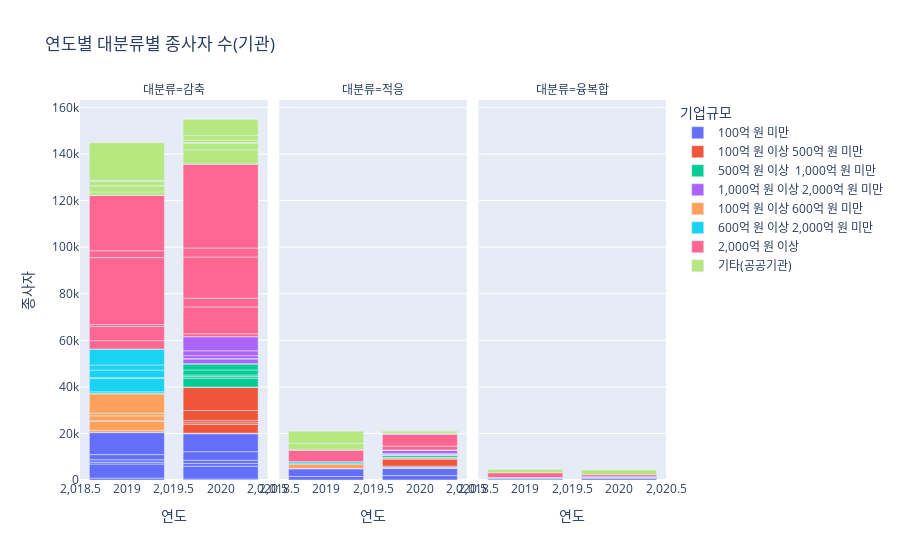

Notebook code cell kept with this figure:
### Code cell
# 기후기술 분류별 종사자 수 (기관)
fig = px.bar(data_frame=df_nemp1920, x="연도", y="종사자", facet_col="대분류", color="기업규모", title="연도별 대분류별 종사자 수(기관)")
fig.show()

ct.get_embed(cp.plot(fig, filename="연도별 대분류별 종사자 수(기관)", auto_open=False))

### Figure 1 — Plotly figure (JSON) as saved in the notebook; plotly's stock layout.template omitted (floating-point values rounded to 4 significant figures)
{"data": [{"alignmentgroup": "True", "hovertemplate": "기업규모=100억 원 미만<br>대분류=감축<br>연도=%{x}<br>종사자=%{y}<extra></extra>", "legendgroup": "100억 원 미만", "marker": {"color": "#636efa", "pattern": {"shape": ""}}, "name": "100억 원 미만", "offsetgroup": "100억 원 미만", "orientation": "v", "showlegend": true, "textposition": "auto", "type": "bar", "x": [2019, 2020, 2019, 2020, 2019, 2020, 2019, 2020, 2019, 2020, 2019, 2020, 2019, 2020], "xaxis": "x", "y": [816, 418, 6043, 5512, 753, 1194, 1083, 1362, 2216, 3675, 9418, 7711, 177, 72], "yaxis": "y"}, {"alignmentgroup": "True", "hovertemplate": "기업규모=100억 원 미만<br>대분류=적응<br>연도=%{x}<br>종사자=%{y}<extra></extra>", "legendgroup": "100억 원 미만", "marker": {"color": "#636efa", "pattern": {"shape": ""}}, "name": "100억 원 미만", "offsetgroup": "100억 원 미만", "orientation": "v", "showlegend": false, "textposition": "auto", "type": "bar", "x": [2019, 2020, 2019, 2020, 2020, 2020, 2020, 2020], "xaxis": "x2", "y": [1516, 1893, 3281, 3015, 120, 61, 226, 223], "yaxis": "y2"}, {"alignmentgroup": "True", "hovertemplate": "기업규모=100억 원 미만<br>대분류=융복합<br>연도=%{x}<br>종사자=%{y}<extra></extra>", "legendgroup": "100억 원 미만", "marker": {"color": "#636efa", "pattern": {"shape": ""}}, "name": "100억 원 미만", "offsetgroup": "100억 원 미만", "orientation": "v", "showlegend": false, "textposition": "auto", "type": "bar", "x": [2019, 2020], "xaxis": "x3", "y": [458, 724], "yaxis": "y3"}, {"alignmentgroup": "True", "hovertemplate": "기업규모=100억 원 이상 500억 원 미만<br>대분류=감축<br>연도=%{x}<br>종사자=%{y}<extra></extra>", "legendgroup": "100억 원 이상 500억 원 미만", "marker": {"color": "#EF553B", "pattern": {"shape": ""}}, "name": "100억 원 이상 500억 원 미만", "offsetgroup": "100억 원 이상 500억 원 미만", "orientation": "v", "showlegend": true, "textposition": "auto", "type": "bar", "x": [2020, 2020, 2020, 2020, 2020, 2020, 2020], "xaxis": "x", "y": [194, 3744, 732, 901, 4336, 9892, 112], "yaxis": "y"}, {"alignmentgroup": "True", "hovertemplate": "기업규모=100억 원 이상 500억 원 미만<br>대분류=적응<br>연도=%{x}<br>종사자=%{y}<extra></extra>", "legendgroup": "100억 원 이상 500억 원 미만", "marker": {"color": "#EF553B", "pattern": {"shape": ""}}, "name": "100억 원 이상 500억 원 미만", "offsetgroup": "100억 원 이상 500억 원 미만", "orientation": "v", "showlegend": false, "textposition": "auto", "type": "bar", "x": [2020, 2020, 2020, 2020, 2020, 2020], "xaxis": "x2", "y": [474, 3081, 6, 41, 419, 166], "yaxis": "y2"}, {"alignmentgroup": "True", "hovertemplate": "기업규모=100억 원 이상 500억 원 미만<br>대분류=융복합<br>연도=%{x}<br>종사자=%{y}<extra></extra>", "legendgroup": "100억 원 이상 500억 원 미만", "marker": {"color": "#EF553B", "pattern": {"shape": ""}}, "name": "100억 원 이상 500억 원 미만", "offsetgroup": "100억 원 이상 500억 원 미만", "orientation": "v", "showlegend": false, "textposition": "auto", "type": "bar", "x": [2020], "xaxis": "x3", "y": [280], "yaxis": "y3"}, {"alignmentgroup": "True", "hovertemplate": "기업규모=500억 원 이상  1,000억 원 미만<br>대분류=감축<br>연도=%{x}<br>종사자=%{y}<extra></extra>", "legendgroup": "500억 원 이상  1,000억 원 미만", "marker": {"color": "#00cc96", "pattern": {"shape": ""}}, "name": "500억 원 이상  1,000억 원 미만", "offsetgroup": "500억 원 이상  1,000억 원 미만", "orientation": "v", "showlegend": true, "textposition": "auto", "type": "bar", "x": [2020, 2020, 2020, 2020, 2020, 2020, 2020], "xaxis": "x", "y": [98, 3752, 717, 700, 2139, 2650, 0], "yaxis": "y"}, {"alignmentgroup": "True", "hovertemplate": "기업규모=500억 원 이상  1,000억 원 미만<br>대분류=적응<br>연도=%{x}<br>종사자=%{y}<extra></extra>", "legendgroup": "500억 원 이상  1,000억 원 미만", "marker": {"color": "#00cc96", "pattern": {"shape": ""}}, "name": "500억 원 이상  1,000억 원 미만", "offsetgroup": "500억 원 이상  1,000억 원 미만", "orientation": "v", "showlegend": false, "textposition": "auto", "type": "bar", "x": [2020, 2020, 2020, 2020, 2020, 2020], "xaxis": "x2", "y": [87, 909, 0, 43, 181, 0], "yaxis": "y2"}, {"alignmentgroup": "True", "hovertemplate": "기업규모=500억 원 이상  1,000억 원 미만<br>대분류=융복합<br>연도=%{x}<br>종사자=%{y}<extra></extra>", "legendgroup": "500억 원 이상  1,000억 원 미만", "marker": {"color": "#00cc96", "pattern": {"shape": ""}}, "name": "500억 원 이상  1,000억 원 미만", "offsetgroup": "500억 원 이상  1,000억 원 미만", "orientation": "v", "showlegend": false, "textposition": "auto", "type": "bar", "x": [2020], "xaxis": "x3", "y": [169], "yaxis": "y3"}, {"alignmentgroup": "True", "hovertemplate": "기업규모=1,000억 원 이상 2,000억 원 미만<br>대분류=감축<br>연도=%{x}<br>종사자=%{y}<extra></extra>", "legendgroup": "1,000억 원 이상 2,000억 원 미만", "marker": {"color": "#ab63fa", "pattern": {"shape": ""}}, "name": "1,000억 원 이상 2,000억 원 미만", "offsetgroup": "1,000억 원 이상 2,000억 원 미만", "orientation": "v", "showlegend": true, "textposition": "auto", "type": "bar", "x": [2020, 2020, 2020, 2020, 2020, 2020, 2020], "xaxis": "x", "y": [20, 2036, 242, 1201, 2075, 6066, 23], "yaxis": "y"}, {"alignmentgroup": "True", "hovertemplate": "기업규모=1,000억 원 이상 2,000억 원 미만<br>대분류=적응<br>연도=%{x}<br>종사자=%{y}<extra></extra>", "legendgroup": "1,000억 원 이상 2,000억 원 미만", "marker": {"color": "#ab63fa", "pattern": {"shape": ""}}, "name": "1,000억 원 이상 2,000억 원 미만", "offsetgroup": "1,000억 원 이상 2,000억 원 미만", "orientation": "v", "showlegend": false, "textposition": "auto", "type": "bar", "x": [2020, 2020, 2020, 2020, 2020, 2020], "xaxis": "x2", "y": [423, 1502, 0, 0, 20, 0], "yaxis": "y2"}, {"alignmentgroup": "True", "hovertemplate": "기업규모=1,000억 원 이상 2,000억 원 미만<br>대분류=융복합<br>연도=%{x}<br>종사자=%{y}<extra></extra>", "legendgroup": "1,000억 원 이상 2,000억 원 미만", "marker": {"color": "#ab63fa", "pattern": {"shape": ""}}, "name": "1,000억 원 이상 2,000억 원 미만", "offsetgroup": "1,000억 원 이상 2,000억 원 미만", "orientation": "v", "showlegend": false, "textposition": "auto", "type": "bar", "x": [2020], "xaxis": "x3", "y": [425], "yaxis": "y3"}, {"alignmentgroup": "True", "hovertemplate": "기업규모=100억 원 이상 600억 원 미만<br>대분류=감축<br>연도=%{x}<br>종사자=%{y}<extra></extra>", "legendgroup": "100억 원 이상 600억 원 미만", "marker": {"color": "#FFA15A", "pattern": {"shape": ""}}, "name": "100억 원 이상 600억 원 미만", "offsetgroup": "100억 원 이상 600억 원 미만", "orientation": "v", "showlegend": true, "textposition": "auto", "type": "bar", "x": [2019, 2019, 2019, 2019, 2019, 2019, 2019], "xaxis": "x", "y": [839, 3936, 153, 2116, 1177, 8248, 165], "yaxis": "y"}, {"alignmentgroup": "True", "hovertemplate": "기업규모=100억 원 이상 600억 원 미만<br>대분류=적응<br>연도=%{x}<br>종사자=%{y}<extra></extra>", "legendgroup": "100억 원 이상 600억 원 미만", "marker": {"color": "#FFA15A", "pattern": {"shape": ""}}, "name": "100억 원 이상 600억 원 미만", "offsetgroup": "100억 원 이상 600억 원 미만", "orientation": "v", "showlegend": false, "textposition": "auto", "type": "bar", "x": [2019, 2019], "xaxis": "x2", "y": [200, 1822], "yaxis": "y2"}, {"alignmentgroup": "True", "hovertemplate": "기업규모=100억 원 이상 600억 원 미만<br>대분류=융복합<br>연도=%{x}<br>종사자=%{y}<extra></extra>", "legendgroup": "100억 원 이상 600억 원 미만", "marker": {"color": "#FFA15A", "pattern": {"shape": ""}}, "name": "100억 원 이상 600억 원 미만", "offsetgroup": "100억 원 이상 600억 원 미만", "orientation": "v", "showlegend": false, "textposition": "auto", "type": "bar", "x": [2019], "xaxis": "x3", "y": [220], "yaxis": "y3"}, {"alignmentgroup": "True", "hovertemplate": "기업규모=600억 원 이상 2,000억 원 미만<br>대분류=감축<br>연도=%{x}<br>종사자=%{y}<extra></extra>", "legendgroup": "600억 원 이상 2,000억 원 미만", "marker": {"color": "#19d3f3", "pattern": {"shape": ""}}, "name": "600억 원 이상 2,000억 원 미만", "offsetgroup": "600억 원 이상 2,000억 원 미만", "orientation": "v", "showlegend": true, "textposition": "auto", "type": "bar", "x": [2019, 2019, 2019, 2019, 2019, 2019, 2019], "xaxis": "x", "y": [739, 5772, 308, 3248, 2188, 6801, 108], "yaxis": "y"}, {"alignmentgroup": "True", "hovertemplate": "기업규모=600억 원 이상 2,000억 원 미만<br>대분류=적응<br>연도=%{x}<br>종사자=%{y}<extra></extra>", "legendgroup": "600억 원 이상 2,000억 원 미만", "marker": {"color": "#19d3f3", "pattern": {"shape": ""}}, "name": "600억 원 이상 2,000억 원 미만", "offsetgroup": "600억 원 이상 2,000억 원 미만", "orientation": "v", "showlegend": false, "textposition": "auto", "type": "bar", "x": [2019, 2019], "xaxis": "x2", "y": [510, 558], "yaxis": "y2"}, {"alignmentgroup": "True", "hovertemplate": "기업규모=600억 원 이상 2,000억 원 미만<br>대분류=융복합<br>연도=%{x}<br>종사자=%{y}<extra></extra>", "legendgroup": "600억 원 이상 2,000억 원 미만", "marker": {"color": "#19d3f3", "pattern": {"shape": ""}}, "name": "600억 원 이상 2,000억 원 미만", "offsetgroup": "600억 원 이상 2,000억 원 미만", "orientation": "v", "showlegend": false, "textposition": "auto", "type": "bar", "x": [2019], "xaxis": "x3", "y": [390], "yaxis": "y3"}, {"alignmentgroup": "True", "hovertemplate": "기업규모=2,000억 원 이상<br>대분류=감축<br>연도=%{x}<br>종사자=%{y}<extra></extra>", "legendgroup": "2,000억 원 이상", "marker": {"color": "#FF6692", "pattern": {"shape": ""}}, "name": "2,000억 원 이상", "offsetgroup": "2,000억 원 이상", "orientation": "v", "showlegend": true, "textposition": "auto", "type": "bar", "x": [2019, 2020, 2019, 2020, 2019, 2020, 2019, 2020, 2019, 2020, 2019, 2020, 2019, 2020], "xaxis": "x", "y": [3548, 1248, 6066, 11513, 864, 3719, 28732, 17734, 2950, 3847, 23789, 35902, 0, 262], "yaxis": "y"}, {"alignmentgroup": "True", "hovertemplate": "기업규모=2,000억 원 이상<br>대분류=적응<br>연도=%{x}<br>종사자=%{y}<extra></extra>", "legendgroup": "2,000억 원 이상", "marker": {"color": "#FF6692", "pattern": {"shape": ""}}, "name": "2,000억 원 이상", "offsetgroup": "2,000억 원 이상", "orientation": "v", "showlegend": false, "textposition": "auto", "type": "bar", "x": [2019, 2020, 2019, 2020, 2020, 2020, 2020, 2020], "xaxis": "x2", "y": [4864, 1702, 250, 5218, 0, 0, 110, 0], "yaxis": "y2"}, {"alignmentgroup": "True", "hovertemplate": "기업규모=2,000억 원 이상<br>대분류=융복합<br>연도=%{x}<br>종사자=%{y}<extra></extra>", "legendgroup": "2,000억 원 이상", "marker": {"color": "#FF6692", "pattern": {"shape": ""}}, "name": "2,000억 원 이상", "offsetgroup": "2,000억 원 이상", "orientation": "v", "showlegend": false, "textposition": "auto", "type": "bar", "x": [2019, 2020], "xaxis": "x3", "y": [2022, 731], "yaxis": "y3"}, {"alignmentgroup": "True", "hovertemplate": "기업규모=기타(공공기관)<br>대분류=감축<br>연도=%{x}<br>종사자=%{y}<extra></extra>", "legendgroup": "기타(공공기관)", "marker": {"color": "#B6E880", "pattern": {"shape": ""}}, "name": "기타(공공기관)", "offsetgroup": "기타(공공기관)", "orientation": "v", "showlegend": true, "textposition": "auto", "type": "bar", "x": [2019, 2020, 2019, 2020, 2019, 2020, 2019, 2020, 2019, 2020, 2019, 2020, 2019, 2020], "xaxis": "x", "y": [1472, 5997, 2609, 2811, 3, 304, 1843, 1035, 535, 1989, 16177, 7041, 15, 66], "yaxis": "y"}, {"alignmentgroup": "True", "hovertemplate": "기업규모=기타(공공기관)<br>대분류=적응<br>연도=%{x}<br>종사자=%{y}<extra></extra>", "legendgroup": "기타(공공기관)", "marker": {"color": "#B6E880", "pattern": {"shape": ""}}, "name": "기타(공공기관)", "offsetgroup": "기타(공공기관)", "orientation": "v", "showlegend": false, "textposition": "auto", "type": "bar", "x": [2019, 2020, 2019, 2020, 2020, 2020, 2020, 2020], "xaxis": "x2", "y": [2733, 842, 5190, 737, 54, 0, 0, 42], "yaxis": "y2"}, {"alignmentgroup": "True", "hovertemplate": "기업규모=기타(공공기관)<br>대분류=융복합<br>연도=%{x}<br>종사자=%{y}<extra></extra>", "legendgroup": "기타(공공기관)", "marker": {"color": "#B6E880", "pattern": {"shape": ""}}, "name": "기타(공공기관)", "offsetgroup": "기타(공공기관)", "orientation": "v", "showlegend": false, "textposition": "auto", "type": "bar", "x": [2019, 2020], "xaxis": "x3", "y": [1392, 1985], "yaxis": "y3"}], "layout": {"annotations": [{"font": {}, "showarrow": false, "text": "대분류=감축", "x": 0.16, "xanchor": "center", "xref": "paper", "y": 1, "yanchor": "bottom", "yref": "paper"}, {"font": {}, "showarrow": false, "text": "대분류=적응", "x": 0.5, "xanchor": "center", "xref": "paper", "y": 1, "yanchor": "bottom", "yref": "paper"}, {"font": {}, "showarrow": false, "text": "대분류=융복합", "x": 0.84, "xanchor": "center", "xref": "paper", "y": 1, "yanchor": "bottom", "yref": "paper"}], "barmode": "relative", "legend": {"title": {"text": "기업규모"}, "tracegroupgap": 0}, "title": {"text": "연도별 대분류별 종사자 수(기관)"}, "xaxis": {"anchor": "y", "domain": [0, 0.32], "title": {"text": "연도"}}, "xaxis2": {"anchor": "y2", "domain": [0.34, 0.66], "matches": "x", "title": {"text": "연도"}}, "xaxis3": {"anchor": "y3", "domain": [0.68, 1.0], "matches": "x", "title": {"text": "연도"}}, "yaxis": {"anchor": "x", "domain": [0, 1], "title": {"text": "종사자"}}, "yaxis2": {"anchor": "x2", "domain": [0, 1], "matches": "y", "showticklabels": false}, "yaxis3": {"anchor": "x3", "domain": [0, 1], "matches": "y", "showticklabels": false}}}
